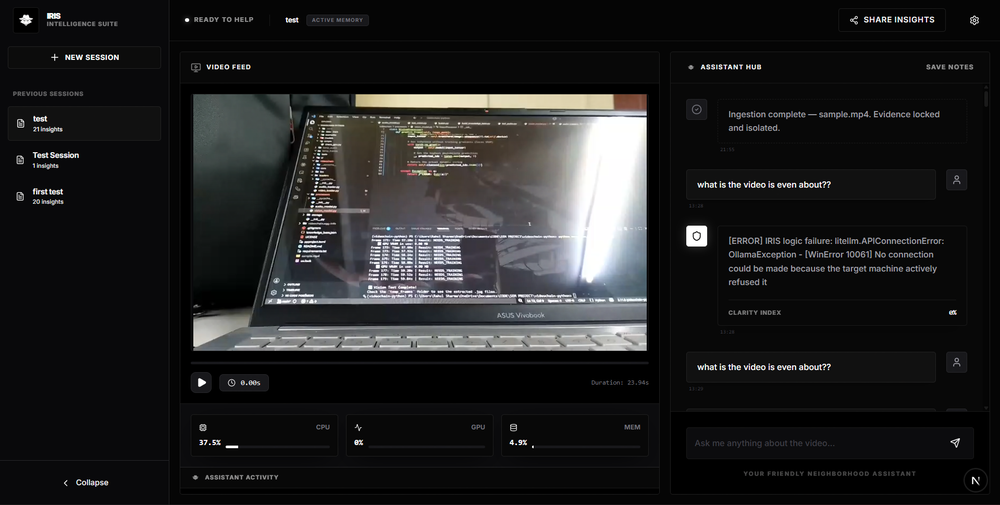
#> input picture assets/image.png, 1000 x 505 px, shrunk from 1919 x 969 before the run
$ python -i tracker.py   (imports and definitions only)
#> lines starting #> are read from the running program, lines starting #| are printed output that depends on the picture
#> further down, picture is the input picture: shape (505, 1000, 3); mean B, G, R 32.8, 32.3, 32.3
"""
VidChain Core: Spatio-Temporal Tracking Engine
----------------------------------------------
Provides persistent object tracking (Object Permanence) and camera motion
detection (Optical Flow) for edge-optimized video processing.
"""

import cv2
import numpy as np
from collections import defaultdict
from typing import List, Tuple, Dict, Optional, Any


class SceneCutDetector:
    """
    Detects sudden scene changes (shot boundaries) using HSV Color Histograms.
    Vital for preventing tracker contamination when a video cuts to a new camera angle.
    """
    def __init__(self, threshold_score: float = 0.25): # Relaxed from 0.4
        self.prev_hist = None
        self.threshold = threshold_score

    def detect(self, frame: np.ndarray) -> bool:
        # Convert to HSV for robust color comparison
        hsv = cv2.cvtColor(frame, cv2.COLOR_BGR2HSV)
#> hsv: shape (505, 1000, 3); mean H, S, V 45.4, 20.4, 34.3

        # Calculate a 2D histogram (Hue and Saturation)
        hist = cv2.calcHist([hsv], [0, 1], None, [50, 60], [0, 180, 0, 256])
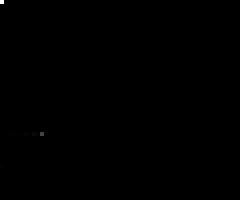
#> hist: shape (50, 60) float32 (shown 4 times larger); min 0, max 267997, mean 168.3; drawn with min black and max white
        cv2.normalize(hist, hist, 0, 1, cv2.NORM_MINMAX)

        if self.prev_hist is None:
            self.prev_hist = hist
            return False

        # Compare current frame colors to previous frame colors
        correlation = cv2.compareHist(self.prev_hist, hist, cv2.HISTCMP_CORREL)
        self.prev_hist = hist

        # If the correlation drops below the threshold, it's a hard cut
        return correlation < self.threshold

class ObjectTracker:
    """
    Lightweight Intersection-over-Union (IoU) object tracker.
    Assigns persistent IDs to YOLO detections across frames to establish
    causal relationships (e.g., 'Person #1 has been at the desk since 0s').
    """

    # [123 lines left out: functions __init__, _iou, update, _age_seconds, get_trajectory, not called in this run]


class CameraMotionDetector:
    """
    Surgical Motion Engine: Uses ORB Features + RANSAC Global Motion Estimation.
    Effectively ignores moving objects (outliers) to detect true camera movement.
    """

    # [66 lines left out: functions __init__, detect, not called in this run]


class TemporalTracker:
    # [44 lines left out: functions __init__, process_frame, not called in this run]

>>> import cv2
>>> picture = cv2.imread('../../assets/image.png')
>>> result = SceneCutDetector().detect(picture)
#> result = False
